Frame 1 (no input): blank canvas, image omitted
Frame 60 (the mouse pressed at the canvas centre just before this capture): blank canvas, image omitted
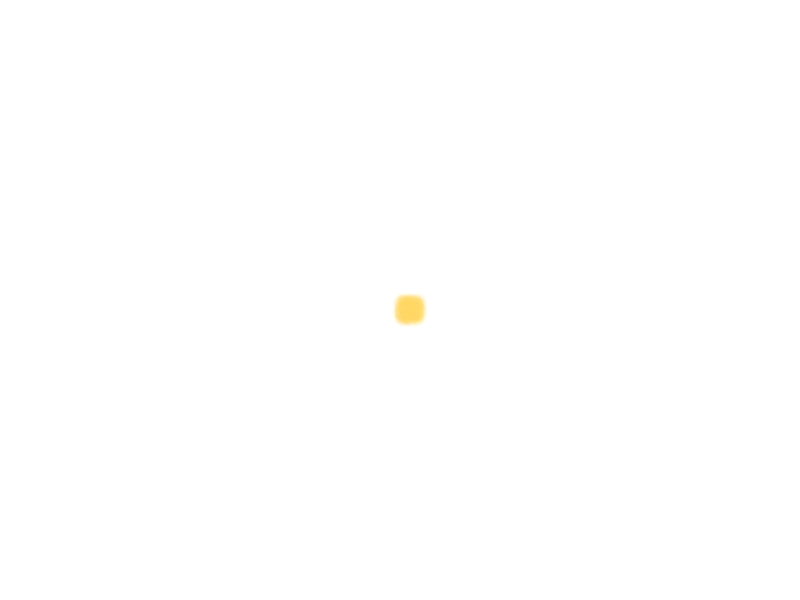
Frame 120 (the mouse held since frame 60 and released just before this capture)

The Processing sketch whose frames 1 and 60 were blank and that drew this single picture after the mouse press (run headless with seeded random() and noise(); from frame 60 on, the mouse is pressed at the canvas centre):

// Processing sketch: interactive_brush
// ── interactive_brush.pde
String colorName, brushMode;
int brushCount = 0;
int strokeCount = 1;//medium
int colorCount = 0;
color b;
pointer Pointer;
spray Spray;
water Water;

void setup(){
  size(800, 600);
  frameRate(5000);
  colorMode(HSB);
  smooth();
  initiate();
}

void initiate(){
  background(255);
}

//pointer, watercolor, spray, 
//white, yellow, red, blue, green
//stroke: light medium heavy
void draw(){

  PVector p1 = new PVector(mouseX, mouseY);
  PVector p2 = new PVector(pmouseX, pmouseY);
  int brush = brushCount%3;
  int colorc = colorCount%4;
  //color b = color(H, 200, 255);
  color b = color(map(mouseX + mouseY, 0, width + height, 64*colorc-1, 64*(colorc+1)-1), 155, 255);
  
  float dd = decideStroke(strokeCount);
  
  //boolean press = click();
  
  if(mousePressed){
    switch(brush){
      case(0):
        Spray = new spray(p1, dd, b);
        Spray.sbrush();
        break;
      case(1):
        Pointer = new pointer(p1, dd, b);
        Pointer.pbrush();
        break;
      
      case(2):
        Water = new water(p1, p2, 10, b);
        Water.wbrush();
        break;
        
    }
  }
}

float decideStroke(int strokeCount){
  float dd = 0;
  switch(strokeCount){
    case(0):
      dd = 10;
      break;
    case(1):
      dd = 20;
      break;
    case(2):
      dd = 30;
      break;
  }
  return dd;
}

void keyPressed(){
 if (key == ' '){
   initiate();
 }
 if (key == TAB){
   brushCount ++;
 }
 if (key == '[' && strokeCount > 0){
   strokeCount --;
 }
 if (key == ']' && strokeCount < 2){
   strokeCount ++;
 }
 if (key == 'c'){
   colorCount ++;
 }
 if (key == 's'){
   save("canvas-####");
 }
}

// ── pointer.pde
class pointer{
  float dd;
  PVector position1;
  PVector position2;
  color bC;
  
  pointer(PVector p1, float d, color c){
    position1 = p1;
    dd = d;
    bC = c;
  }
  
  void pbrush(){
    fill(bC);
    noStroke();
    int num = int(dd);
    for (int i = 0; i < num; i++){
      ellipse(position1.x, position1.y, dd, dd);
    }
  }
}

// ── spray.pde
 class spray{
  float dd;
  PVector position;
  color bC;
  
  spray(PVector p, float d, color c){
    position = p;
    dd = d;
    bC = c;
  }
  
  void sbrush(){
    //push();
    //fill(bC);
    noStroke();
    int num = int(dd);
    for (int i = 0; i < num; i++){
      fill(bC, i);
      ellipse(position.x + random(dd), position.y + random(dd), dd-i, dd-i);
    }
    //pop();
  }
}

// ── water.pde
 class water{
  float dd;
  PVector position1;
  PVector position2;
  color bC;
  PVector speed;
  
  water(PVector p1, PVector p2, float d, color c){
    position1 = p1;
    position2 = p2;
    dd = d;
    bC = c;
    speed = PVector.sub(p1, p2);
  }
  
  void wbrush(){
    strokeWeight((abs(speed.x) + abs(speed.y))*dd/10);
    line(position1.x, position1.y, position2.x, position2.y);
    stroke(bC);
    //pop();
  }
}
